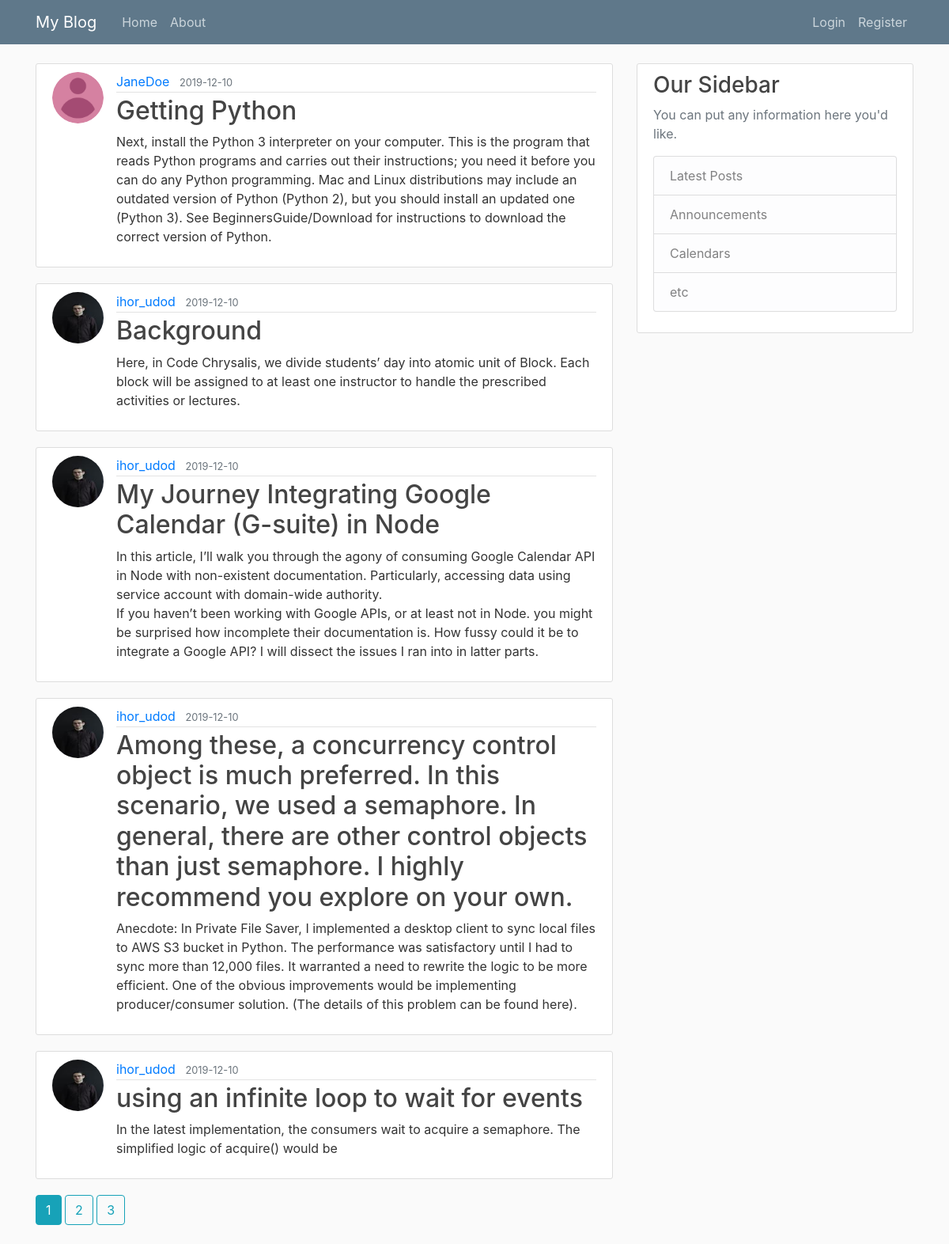
Page /home on the earlier database version.
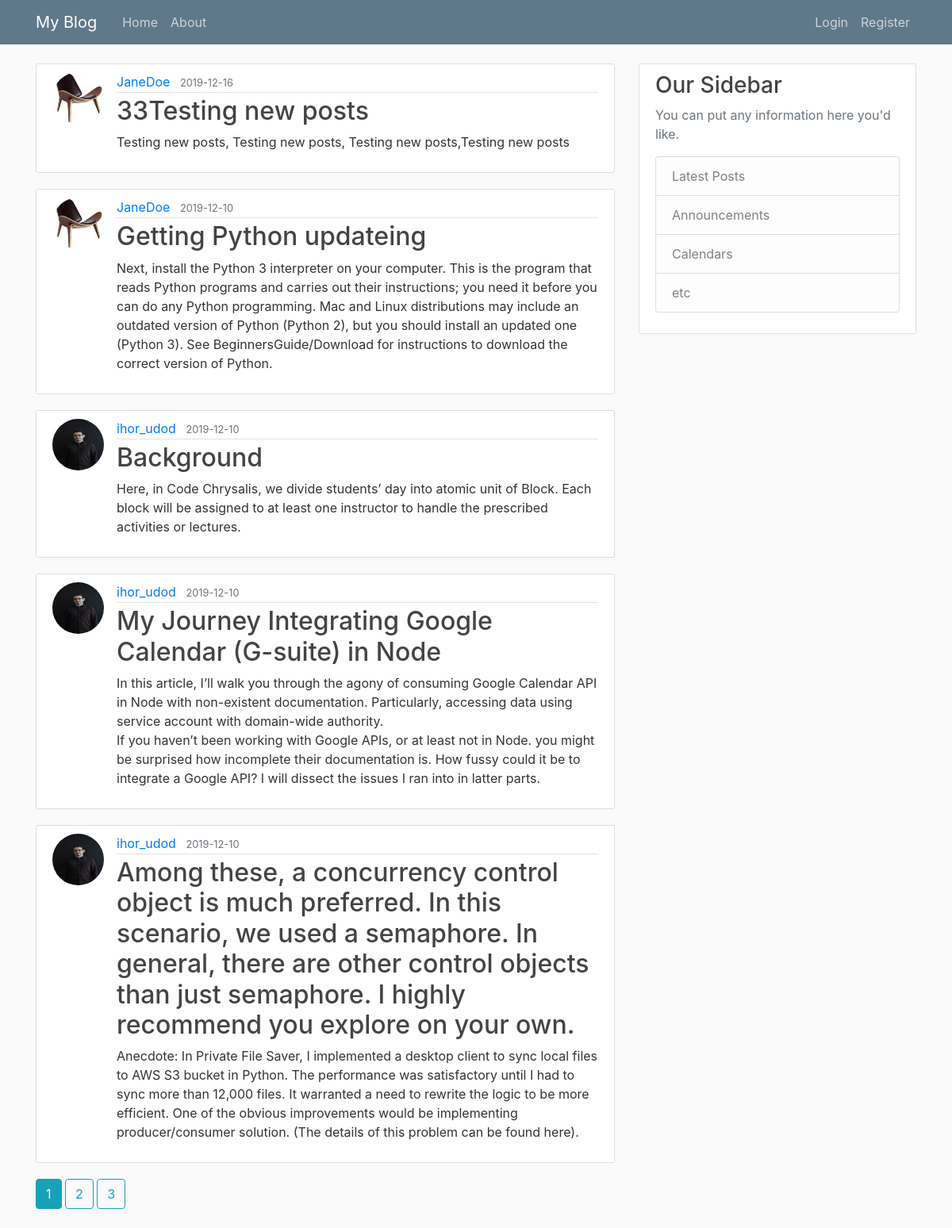
Same page on the later database version.
### fl_blog/models.py (models this page shows, shortened)
class Post(db.Model):
    id = db.Column(db.Integer, primary_key=True)
    title = db.Column(db.String(120), nullable=False)
    date_posted = db.Column(db.DateTime, nullable=False, default=datetime.utcnow)
    content = db.Column(db.Text, nullable=False)
    user_id = db.Column(db.Integer, db.ForeignKey("user.id"), nullable=False)

class User(db.Model, UserMixin):
    id = db.Column(db.Integer, primary_key=True)
    username = db.Column(db.String(20), unique=True, nullable=False)
    email = db.Column(db.String(120), unique=True, nullable=False)
    image_file = db.Column(db.String(20), nullable=False, default="default.jpg")
    password = db.Column(db.String(60), nullable=False)
    posts = db.relationship("Post", backref="author", lazy=True)

### fl_blog/main/routes.py (the view)
@main.route("/")
@main.route("/home")
def home():
    page = request.args.get("page", 1, type=int)
    posts = Post.query.order_by(Post.date_posted.desc()).paginate(page=page, per_page=5)
    return render_template("home.html", posts=posts)

### fl_blog/templates/home.html
{% extends "layout.html" %}
{% block content %}
{% for post in posts.items %}
<article class="media content-section">
  <img class="rounded-circle article-img"
    src="{{ url_for('static', filename='profile_pics/' + post.author.image_file) }}">
  <div class="media-body">
    <div class="article-metadata">
      <a class="mr-2"
        href="{{ url_for('users.user_posts', username=post.author.username) }}">{{ post.author.username }}</a>
      <small class="text-muted">{{ post.date_posted.strftime('%Y-%m-%d') }}</small>
    </div>
    <h2><a class="article-title" href="{{ url_for('posts.post', post_id=post.id) }}">{{ post.title }}</a></h2>
    <p class="article-content">{{ post.content }}</p>
  </div>
</article>
{% endfor %}
{% for page_num in posts.iter_pages(left_edge=1, right_edge=1, left_current=1, right_current=2) %}
{% if page_num %}
{% if posts.page == page_num %}
<a class="btn btn-info mb-4" href="{{ url_for('main.home', page=page_num) }}">{{ page_num }}</a>
{% else %}
<a class="btn btn-outline-info mb-4" href="{{ url_for('main.home', page=page_num) }}">{{ page_num }}</a>
{% endif %}
{% else %}
...
{% endif %}
{% endfor %}
{% endblock content %}

Differences in the rows shown:
no longer on this page (row unchanged): Post: image_file (picture), author.username "ihor_udod", date_posted "2019-12-10", title "using an infinite loop to wait for events", content "In the latest implementation, the consumers wait to acquire a semaphore. The simplified logic of acquire() would be"
added Post: image_file (picture), author.username "JaneDoe", date_posted "2019-12-16", title "33Testing new posts", content "Testing new posts, Testing new posts, Testing new posts,Testing new posts"
changed Post: image_file: picture added in place of a placeholder; title "Getting Python" → "Getting Python updateing"
